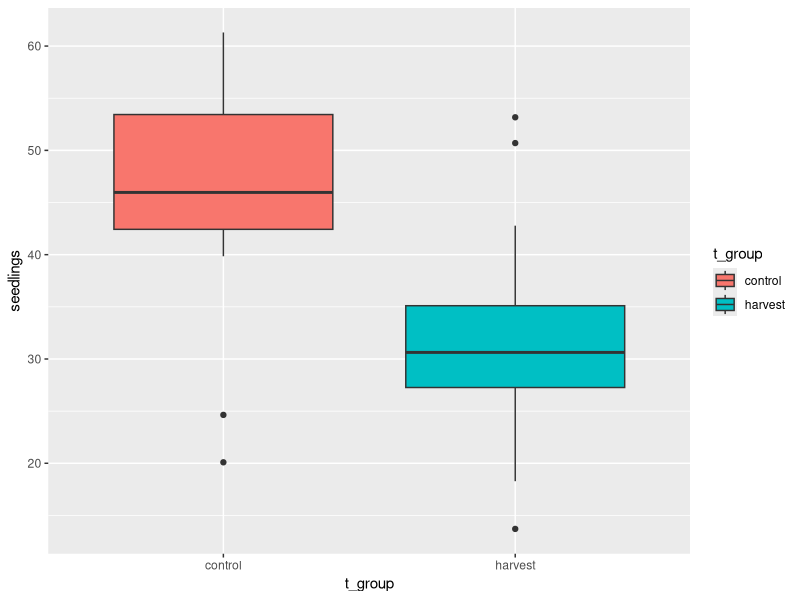
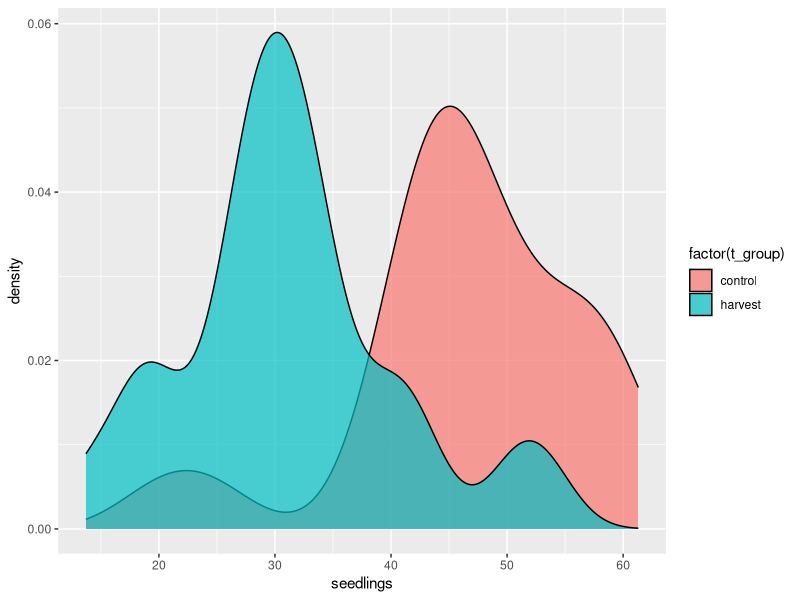

Here is the R script that generated these plots, in order:
## ---- chunk 1
knitr::opts_chunk$set(echo = TRUE)
## ---- chunk 2
# load library-------------------------------
library(ggplot2) 

# compile functions -------------------------------

# --------------------------------------------------
# FUNCTION generate_data
# description: simulates a data set that will resemble mine
# inputs: dataframe of parameters for the dataset
# outputs: dataframe sim_data w/ the simulated data
####################################################
generate_data <- function(pars) { #same SD between groups
 
  #creating variables for eventual dataframe
  t_group <- rep(pars$n_name,pars$n_size) 
  id <- 1:(sum(pars$n_size))
  
  #simulating data as the response variable:
  seedlings <- c(rnorm(n=pars$n_size[1],mean=pars$n_mean[1],sd=pars$n_sd[1]),
                 rnorm(n=pars$n_size[2],mean=pars$n_mean[2],sd=pars$n_sd[2])) 
  
  #creating the data frame
  sim_data <- data.frame(id,t_group,seedlings)
  return(sim_data)

} # end of generate_data
#---------------------------------------------------

# --------------------------------------------------
# FUNCTION analyze_data
# description: use an ANOVA to test difs between treatment groups
# inputs: a dataframe containing my simulation data
# outputs: summary of ANOVA
####################################################
analyze_data <- function(simul_data=NA) {

  if(is.data.frame(simul_data)) {
    ano_model <- aov(seedlings~t_group,data=simul_data)
    return(summary(ano_model))
  } else {
    return(print("requires dataframe input"))
  }

} # end of analyze_data
#---------------------------------------------------

# --------------------------------------------------
# FUNCTION plot_data
# description: creates a boxplot of the data
# inputs: data frame of dummy data set
# outputs: boxplot comparing treatment groups
####################################################
plot_data <- function(simul_data=NA) {
  
  if(is.data.frame(simul_data)) {
    ano_plot <- ggplot(data=simul_data, #plotting the anova results
                       aes(x=t_group, #by treatment group
                           y=seedlings,
                           fill=t_group)) +
      geom_boxplot() #specifies the type of graph we want
    print(ano_plot)
  } else {
    return(print("requires dataframe input"))
  }

} # end of plot_data
#---------------------------------------------------

# --------------------------------------------------
# FUNCTION vary_means
# description: for loop varying the means of each group
# inputs: dataframe of parameters for the dataset
# outputs: prints effect sizes w/ corresponding p-vals
####################################################
vary_means <- function(pars) {

  #Keeping all else the same, besides the mean......

for (i in 0:7){

#using code from class as a model to extract different things from the summary, and using other functions within this function:
z <- analyze_data(generate_data(pars))

#for each iteration of effect size, this prints out the difference between the means, the associated p-value, and whether it's significant
print(paste("Effect size: ",
            pars$n_mean[1]-pars$n_mean[2],
            ", p-value: ",
            unlist(z)[9],
            ", significant? ",
            unlist(z)[9]<0.05))

  pars$n_mean[1] = pars$n_mean[1]-1 #bringing the means closer together
  pars$n_mean[2] = pars$n_mean[2]+1 #for the next iteration of the for loop
}

} # end of vary_means
#---------------------------------------------------

# --------------------------------------------------
# FUNCTION vary_size
# description: for loop varying sample size
# inputs: dataframe of parameters for the dataset
# outputs: prints sample sizes w/ corresponding p-vals
####################################################
vary_size <- function(pars) {

for (i in seq(from=25,to=5,by=-5)){ #using a for loop like in previous function
  
  pars$n_size <- c(i,i)  #varying sample size of the treatment groups
  
  #using code from class as a model to extract different things from the summary, and using   other functions within this function:
  z <- analyze_data(generate_data(pars))
  
  #for each iteration of effect size, this prints out the difference between the means, the associated p-value, and whether it's significant
  print(paste("Sample size per group: ",
              i,
              ", p-value: ",
              unlist(z)[9],
              ", significant? ",
             unlist(z)[9]<0.05))
  }
} # end of vary_size
#---------------------------------------------------

# --------------------------------------------------
# FUNCTION plot_data2
# description: creates a density plot of the data
# inputs: data frame of dummy data set
# outputs: density plot comparing treatment groups
####################################################
plot_data2 <- function(simul_data=NA) {

  if(is.data.frame(simul_data)) {
    ano_plot <- ggplot(data=simul_data, #plotting the anova results
                       aes(x=seedlings)) + # number of seedlings on x-axis
      #specifies the type of graph we want, separating by treatment       
      geom_density(aes(fill=factor(t_group)),
                   alpha=0.7) #making groups more transparent
    print(ano_plot)
  } else {
    return(print("requires dataframe input"))
  }

} # end of plot_data2
#---------------------------------------------------


# end of functions -------------------------------
##############################################


# global variables -------------------------------
#the global variables are what I am changing

# "pars" is the parameters for generating the dataset
pars=data.frame(n_name=c("control","harvest"),#2 treatment groups
                n_size=c(25,25), #25 in each group
                n_mean=c(45,30), #dif means between groups
                n_sd=c(10,10))

##############################################  

sim_data <- generate_data(pars) #temp variable to store this iteration of the data set

analyze_data(sim_data) #running ANOVA analysis

plot_data(sim_data) #visualizing the data

plot_data2(sim_data) #this is the function I added this week! Visualizing the data in a different way

vary_means(pars) #varying the means to alter effect size

vary_size(pars) #varying sample sizes of each group

